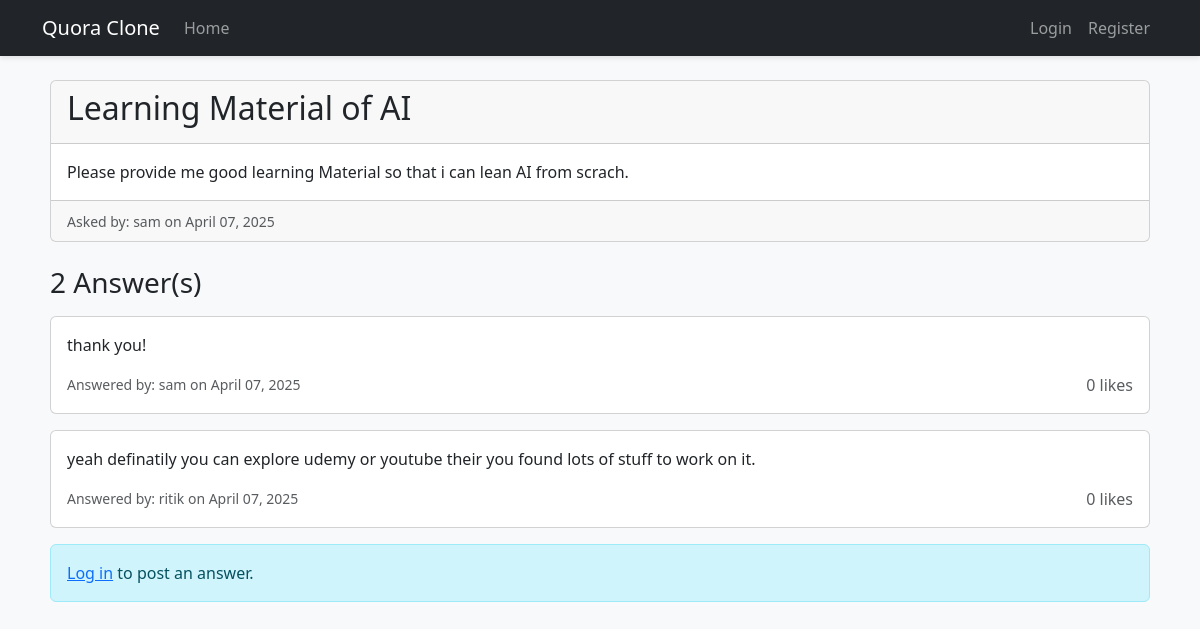
Screenshot of /question/2/ with the database file from the repository.
### qa_app/models.py (models this page shows, shortened)
class Question(models.Model):
    user = models.ForeignKey(User, on_delete=models.CASCADE)
    title = models.CharField(max_length=200)
    content = models.TextField()
    created_at = models.DateTimeField(default=timezone.now)
    class Meta:
        ordering = ['-created_at']

class Answer(models.Model):
    user = models.ForeignKey(User, on_delete=models.CASCADE)
    question = models.ForeignKey(Question, on_delete=models.CASCADE, related_name='answers')
    content = models.TextField()
    created_at = models.DateTimeField(default=timezone.now)
    likes = models.ManyToManyField(User, related_name='liked_answers', blank=True)
    class Meta:
        ordering = ['-created_at']

### qa_app/views.py (the view)
# urls.py: path('question/<int:pk>/', views.question_detail, name='question_detail'),
def question_detail(request, pk):
    question = get_object_or_404(Question, pk=pk)
    answers = question.answers.all()
    if request.method == 'POST':
        if not request.user.is_authenticated:
            messages.warning(request, 'You need to log in to post an answer.')
            return redirect('login')
        answer_form = AnswerForm(request.POST)
        if answer_form.is_valid():
            new_answer = answer_form.save(commit=False)
            new_answer.user = request.user
            new_answer.question = question
            new_answer.save()
            messages.success(request, 'Your answer has been posted!')
            return redirect('question_detail', pk=question.pk)
    else:
        answer_form = AnswerForm()
    context = {
        'question': question,
        'answers': answers,
        'answer_form': answer_form
    }
    return render(request, 'qa_app/question_detail.html', context)

### qa_app/templates/qa_app/question_detail.html (shortened to what this page needs)
{% extends "qa_app/base.html" %}
{% block content %}
<div class="card mb-4">
    <div class="card-header">
        <h2 class="card-title">{{ question.title }}</h2>
    </div>
    <div class="card-body">
        <p class="card-text">{{ question.content }}</p>
    </div>
    <div class="card-footer text-muted">
        <small>Asked by: {{ question.user.username }} on {{ question.created_at|date:"F d, Y" }}</small>
    </div>
</div>
<h3 class="mb-3">{{ answers.count }} Answer(s)</h3>
{% if answers %}
    {% for answer in answers %}
    <div class="card mb-3">
        <div class="card-body">
            <p class="card-text">{{ answer.content }}</p>
            <div class="d-flex justify-content-between align-items-center">
                <small class="text-muted">
                    Answered by: {{ answer.user.username }} on {{ answer.created_at|date:"F d, Y" }}
                </small>
                <div>
                    {% if user.is_authenticated %}
                    <form action="{% url 'like_answer' answer.pk %}" method="POST" class="d-inline">
                        {% csrf_token %}
                        <button type="submit" class="like-btn">
                            {% if user in answer.likes.all %}
                            <i class="fas fa-heart"></i> Unlike
                            {% else %}
                            <i class="far fa-heart"></i> Like
                            {% endif %}
                            ({{ answer.likes.count }})
                        </button>
                    </form>
                    {% else %}
                    <span class="text-muted">
                         {{ answer.likes.count }} likes
                    </span>
                    {% endif %}
                </div>
            </div>
        </div>
    </div>
    {% endfor %}
{% else %}
    <div class="alert alert-secondary mb-4">
        No answers yet. Be the first to answer!
    </div>
{% endif %}
{% if user.is_authenticated %}
<div class="card">
    <div class="card-header bg-light">
        <h4 class="card-title">Your Answer</h4>
    </div>
    <div class="card-body">
        <form method="POST">
            {% csrf_token %}
            <div class="form-group mb-3">
                {{ answer_form.content }}
            </div>
            <button type="submit" class="btn btn-primary">Post Answer</button>
        </form>
    </div>
</div>
{% else %}
<div class="alert alert-info">
    <a href="{% url 'login' %}">Log in</a> to post an answer.
</div>
{% endif %}
{% endblock %}

### qa_app/templates/qa_app/base.html (shortened to what this page needs)
<!DOCTYPE html>
<html lang="en">
<head>
    <link href="https://cdn.jsdelivr.net/npm/bootstrap@5.3.0-alpha1/dist/css/bootstrap.min.css" rel="stylesheet">
</head>
<body>
    <nav class="navbar navbar-expand-lg navbar-dark bg-dark fixed-top">
        <div class="container">
            <a class="navbar-brand" href="{% url 'home' %}">Quora Clone</a>
            <div class="collapse navbar-collapse" id="navbarNav">
                <ul class="navbar-nav me-auto">
                    <li class="nav-item">
                        <a class="nav-link" href="{% url 'home' %}">Home</a>
                    </li>
                </ul>
                <ul class="navbar-nav">
                    {% if user.is_authenticated %}
                    <li class="nav-item">
                        <a class="nav-link" href="{% url 'profile' %}">Profile</a>
                    </li>
                    <li class="nav-item">
                        <a class="nav-link" href="{% url 'logout' %}">Logout</a>
                    </li>
                    {% else %}
                    <li class="nav-item">
                        <a class="nav-link" href="{% url 'login' %}">Login</a>
                    </li>
                    <li class="nav-item">
                        <a class="nav-link" href="{% url 'register' %}">Register</a>
                    </li>
                    {% endif %}
                </ul>
            </div>
        </div>
    </nav>
    <div class="container content">
        {% block content %}{% endblock %}
    </div>
</body>
</html>

### qa_app/templates/qa_app/base.html (style rules this page uses)
body { padding-top: 60px; background-color: #f8f9fa; }
.content { padding: 20px; }
.navbar { box-shadow: 0 2px 5px rgba(0,0,0,0.1); }

### rows the page displays
Question: title "Learning Material of AI", content "Please provide me good learning Material so that i can lean AI from scrach.", user.username "sam", created_at "April 07, 2025", count "2"
Answer: content "thank you!", user.username "sam", created_at "April 07, 2025", likes.count "0"
Answer: content "yeah definatily you can explore udemy or youtube their you found lots of stuff to work on it.", user.username "ritik", created_at "April 07, 2025", likes.count "0"
